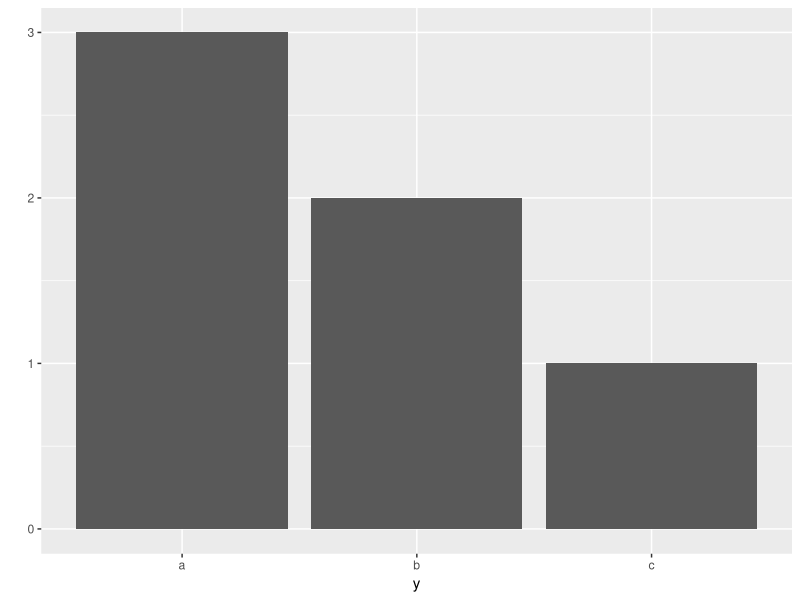
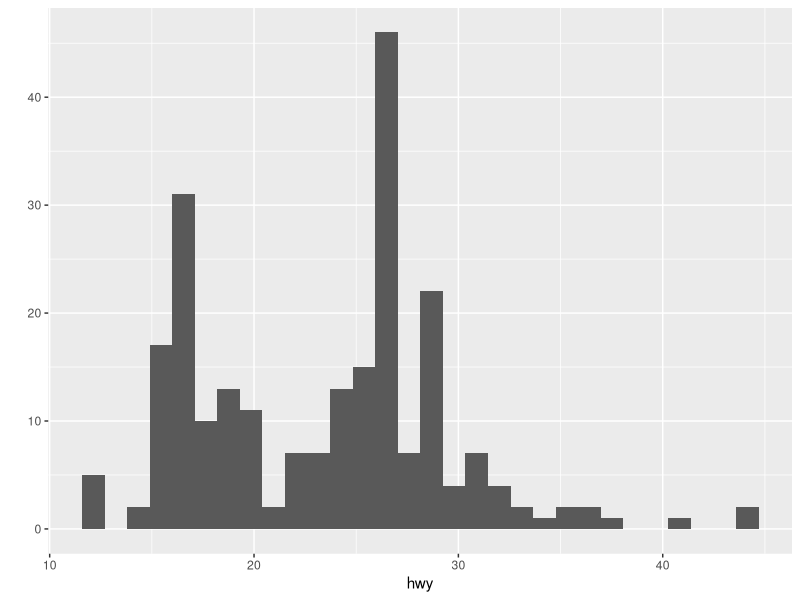
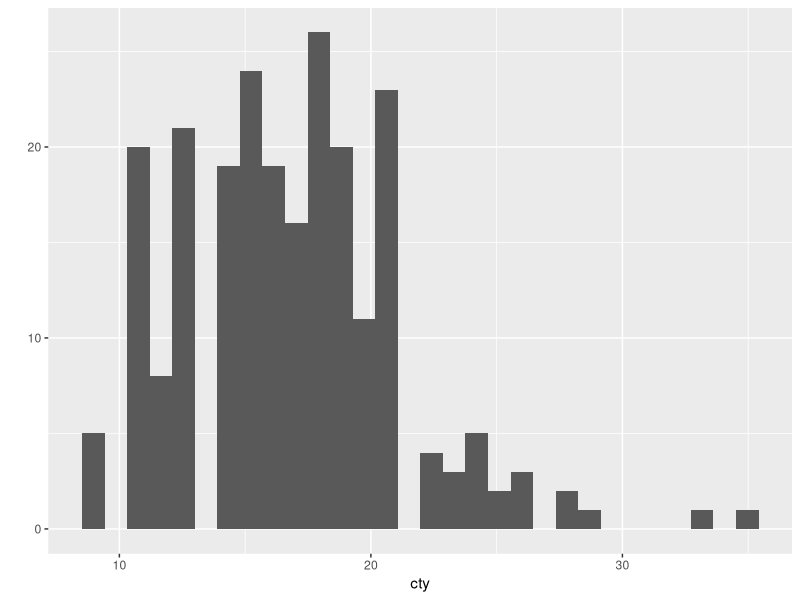
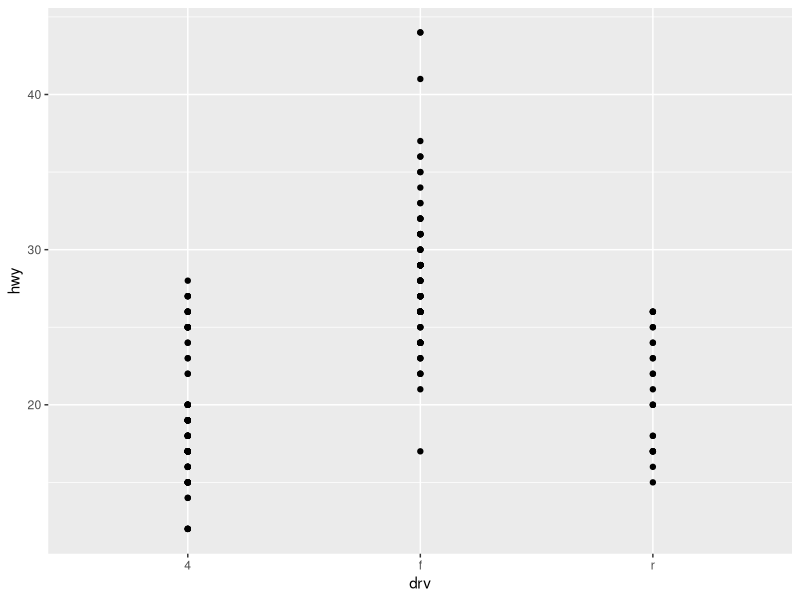
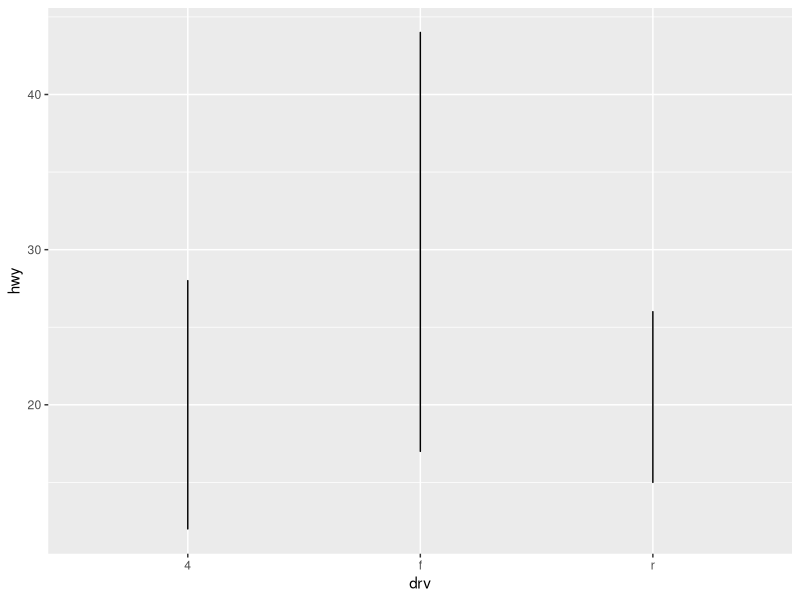
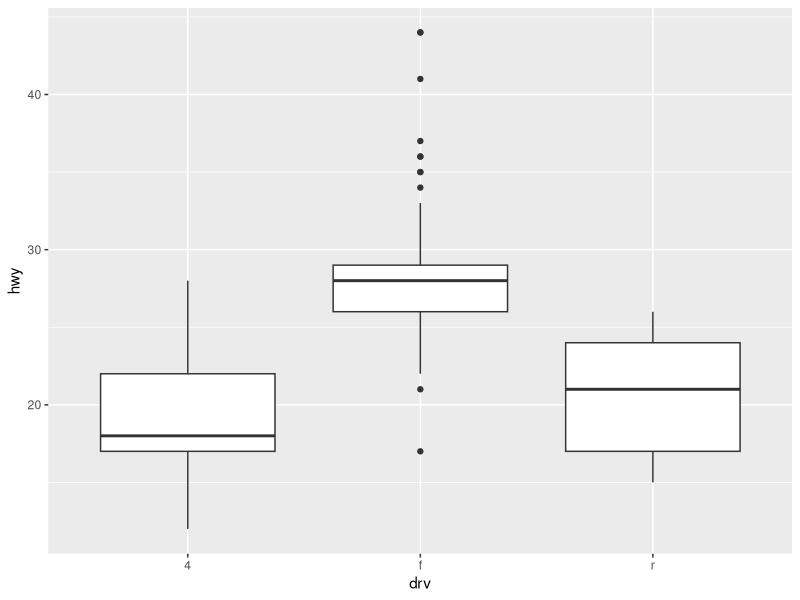
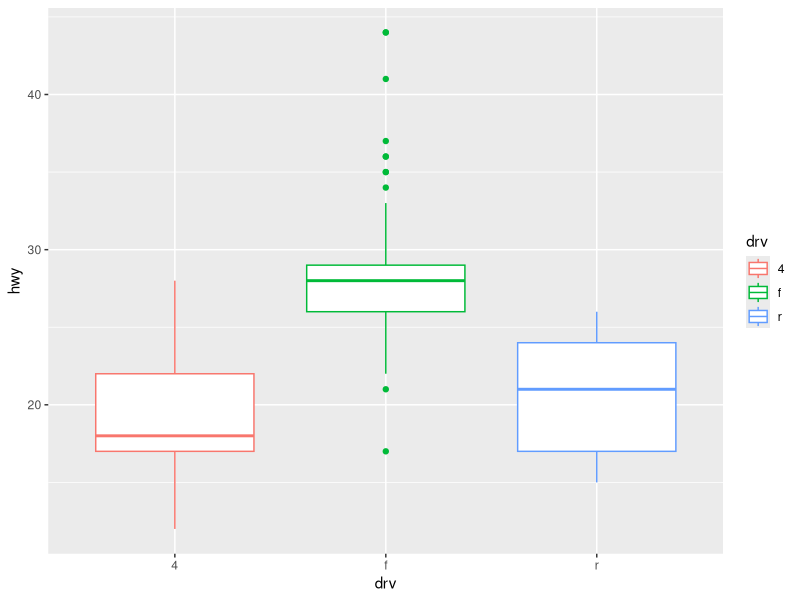

The R source for these figures, in order:
#패키지는 여러 관련함수가 들어있는 종합선물 세트 같은 역할을 한다.
install.packages("ggplot2")
library(ggplot2)

#ggplot2 라이브러리 함수를 사용하여 ggplot2 라이브러리를 맛보자
y<-c("a","a","a","b","b","c")
qplot(y) #막대그래프 생성!

#ggplot2의 내장 데이터로 mpg 그래프 만들기 
#고속도로 연비별 빈도 막대그래프
qplot(data=mpg, x=hwy)

#코드를 바꿔가며 코드 실행
qplot(data=mpg, x=cty)
qplot(data=mpg, x=drv, y=hwy) # x축 drv, y축 hwy

#선그래프 형태
qplot(data=mpg, x=drv, y=hwy, geom="line")
#상자그림 형태
qplot(data=mpg, x=drv, y=hwy, geom="boxplot")
#drv별로 색표현
qplot(data=mpg, x=drv, y=hwy, geom="boxplot", color=drv)

#혼자해보기 
#Q1
exam <- c(80,60,70,50,90)
exam
#Q2 
mean(exam)
#Q3
e_mean <- mean(exam) 
e_mean
